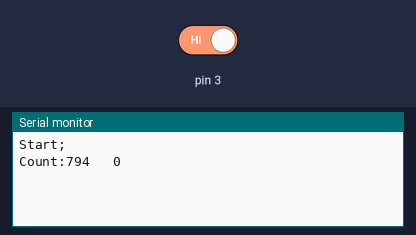
Simulated run of this sketch. Board: Teensy 3. Shown: the last lines printed to the serial monitor. The test bench sets the inputs (shaded band); at power-on: pin 3 HIGH.

Above: at 1.4 s.
1.5 s: pin 3 driven LOW
At 2.8 s:
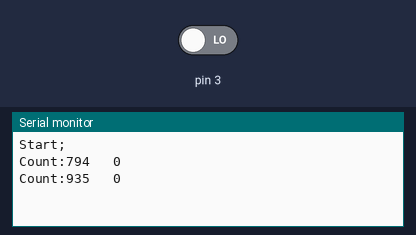
3.0 s: pin 3 driven HIGH
At 4.8 s:
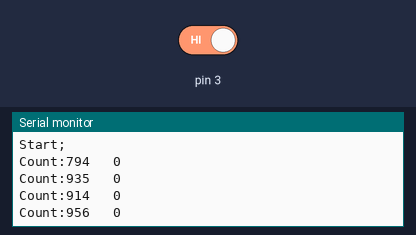
Timing chart, 0 to 6.3 s (numbered marks = the images above; inputs shaded):
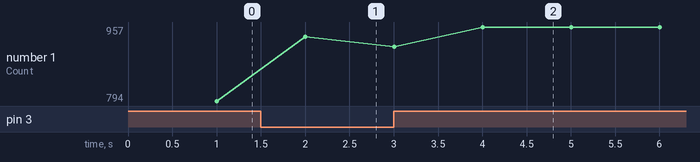

Measured:
- after the input at 1.5 s, the serial monitor: prints a new line after 0.50 s (image 1)
- after the input at 3.0 s, the serial monitor: prints a new line after 1.0 s (image 2)
- plotted number 1: 794 → 935 after the input at 1.5 s, 935 → 957 after the input at 3.0 s

The sketch:

BNO055trial.ino
```cpp
#include <i2c_t3.h>
#include <LIDARLite.h>

LIDARLite myLidarLite;

void setup() {
	Serial.begin(115200);
	myLidarLite.begin(0,true);
	myLidarLite.beginContinuous();
	pinMode(3, INPUT);
	delay(200);
	Serial.println("Start;");
}

uint32_t last = 0;
uint16_t count = 0;
uint16_t val = 0;
void loop() {


	uint32_t current = millis();
	if (current > last + 1000) {
		Serial.print("Count:");
		Serial.print(count);
		Serial.print("   ");
		Serial.println(val);
		count = 0;
		last = current;
	}
	if (!digitalRead(3)) {
		val = (myLidarLite.distanceContinuous());
	}
	count++;
}
```
